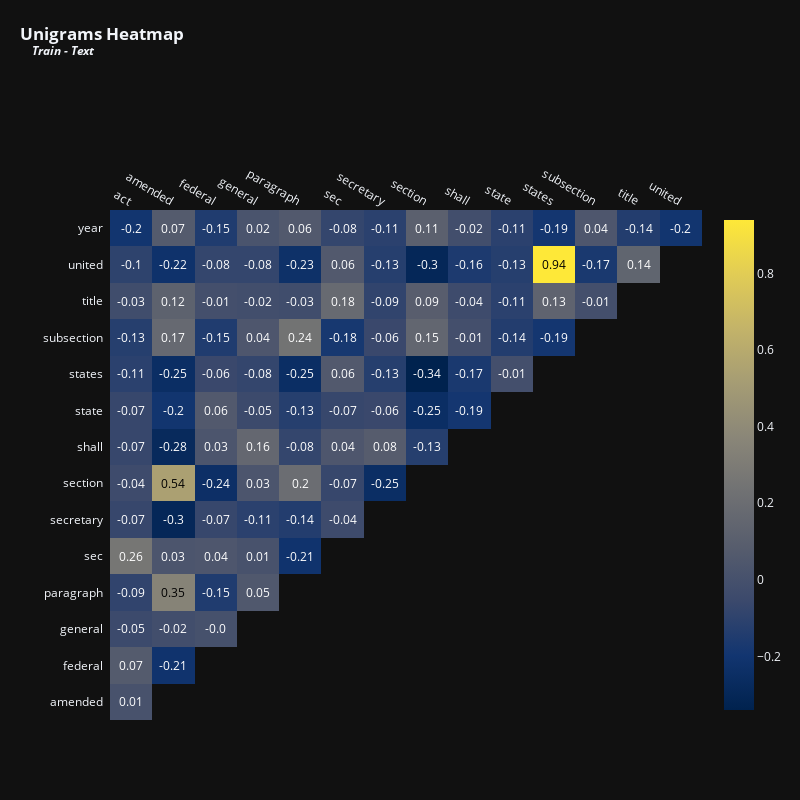

This figure's notebook cell:
### Code cell
vectorize_and_plot(train['text'], (1, 1), 'Unigrams', 'Train - Text')

### Figure 1 — Plotly figure (JSON) as saved in the notebook; plotly's stock layout.template omitted (floating-point values rounded to 4 significant figures)
{"data": [{"colorscale": [[0, "#00224e"], [0.1111, "#123570"], [0.2222, "#3b496c"], [0.3333, "#575d6d"], [0.4444, "#707173"], [0.5556, "#8a8678"], [0.6667, "#a59c74"], [0.7778, "#c3b369"], [0.8889, "#e1cc55"], [1, "#fee838"]], "reversescale": false, "showscale": false, "type": "heatmap", "x": ["act", "amended", "federal", "general", "paragraph", "sec", "secretary", "section", "shall", "state", "states", "subsection", "title", "united"], "y": ["year", "united", "title", "subsection", "states", "state", "shall", "section", "secretary", "sec", "paragraph", "general", "federal", "amended"], "z": [[-0.2, 0.07, -0.15, 0.02, 0.06, -0.08, -0.11, 0.11, -0.02, -0.11, -0.19, 0.04, -0.14, -0.2], [-0.1, -0.22, -0.08, -0.08, -0.23, 0.06, -0.13, -0.3, -0.16, -0.13, 0.94, -0.17, 0.14], [-0.03, 0.12, -0.01, -0.02, -0.03, 0.18, -0.09, 0.09, -0.04, -0.11, 0.13, -0.01], [-0.13, 0.17, -0.15, 0.04, 0.24, -0.18, -0.06, 0.15, -0.01, -0.14, -0.19], [-0.11, -0.25, -0.06, -0.08, -0.25, 0.06, -0.13, -0.34, -0.17, -0.01], [-0.07, -0.2, 0.06, -0.05, -0.13, -0.07, -0.06, -0.25, -0.19], [-0.07, -0.28, 0.03, 0.16, -0.08, 0.04, 0.08, -0.13], [-0.04, 0.54, -0.24, 0.03, 0.2, -0.07, -0.25], [-0.07, -0.3, -0.07, -0.11, -0.14, -0.04], [0.26, 0.03, 0.04, 0.01, -0.21], [-0.09, 0.35, -0.15, 0.05], [-0.05, -0.02, 0], [0.07, -0.21], [0.01]]}, {"colorscale": [[0, "#00224e"], [0.1111, "#123570"], [0.2222, "#3b496c"], [0.3333, "#575d6d"], [0.4444, "#707173"], [0.5556, "#8a8678"], [0.6667, "#a59c74"], [0.7778, "#c3b369"], [0.8889, "#e1cc55"], [1, "#fee838"]], "showscale": true, "type": "heatmap", "visible": true, "z": [[-0.2, 0.07, -0.15, 0.02, 0.06, -0.08, -0.11, 0.11, -0.02, -0.11, -0.19, 0.04, -0.14, -0.2], [-0.1, -0.22, -0.08, -0.08, -0.23, 0.06, -0.13, -0.3, -0.16, -0.13, 0.94, -0.17, 0.14], [-0.03, 0.12, -0.01, -0.02, -0.03, 0.18, -0.09, 0.09, -0.04, -0.11, 0.13, -0.01], [-0.13, 0.17, -0.15, 0.04, 0.24, -0.18, -0.06, 0.15, -0.01, -0.14, -0.19], [-0.11, -0.25, -0.06, -0.08, -0.25, 0.06, -0.13, -0.34, -0.17, -0.01], [-0.07, -0.2, 0.06, -0.05, -0.13, -0.07, -0.06, -0.25, -0.19], [-0.07, -0.28, 0.03, 0.16, -0.08, 0.04, 0.08, -0.13], [-0.04, 0.54, -0.24, 0.03, 0.2, -0.07, -0.25], [-0.07, -0.3, -0.07, -0.11, -0.14, -0.04], [0.26, 0.03, 0.04, 0.01, -0.21], [-0.09, 0.35, -0.15, 0.05], [-0.05, -0.02, 0], [0.07, -0.21], [0.01]]}], "layout": {"annotations": [{"font": {"color": "#FFFFFF", "size": 12}, "showarrow": false, "text": "-0.2", "x": "act", "xref": "x", "y": "year", "yref": "y"}, {"font": {"color": "#FFFFFF", "size": 12}, "showarrow": false, "text": "0.07", "x": "amended", "xref": "x", "y": "year", "yref": "y"}, {"font": {"color": "#FFFFFF", "size": 12}, "showarrow": false, "text": "-0.15", "x": "federal", "xref": "x", "y": "year", "yref": "y"}, {"font": {"color": "#FFFFFF", "size": 12}, "showarrow": false, "text": "0.02", "x": "general", "xref": "x", "y": "year", "yref": "y"}, {"font": {"color": "#FFFFFF", "size": 12}, "showarrow": false, "text": "0.06", "x": "paragraph", "xref": "x", "y": "year", "yref": "y"}, {"font": {"color": "#FFFFFF", "size": 12}, "showarrow": false, "text": "-0.08", "x": "sec", "xref": "x", "y": "year", "yref": "y"}, {"font": {"color": "#FFFFFF", "size": 12}, "showarrow": false, "text": "-0.11", "x": "secretary", "xref": "x", "y": "year", "yref": "y"}, {"font": {"color": "#FFFFFF", "size": 12}, "showarrow": false, "text": "0.11", "x": "section", "xref": "x", "y": "year", "yref": "y"}, {"font": {"color": "#FFFFFF", "size": 12}, "showarrow": false, "text": "-0.02", "x": "shall", "xref": "x", "y": "year", "yref": "y"}, {"font": {"color": "#FFFFFF", "size": 12}, "showarrow": false, "text": "-0.11", "x": "state", "xref": "x", "y": "year", "yref": "y"}, {"font": {"color": "#FFFFFF", "size": 12}, "showarrow": false, "text": "-0.19", "x": "states", "xref": "x", "y": "year", "yref": "y"}, {"font": {"color": "#FFFFFF", "size": 12}, "showarrow": false, "text": "0.04", "x": "subsection", "xref": "x", "y": "year", "yref": "y"}, {"font": {"color": "#FFFFFF", "size": 12}, "showarrow": false, "text": "-0.14", "x": "title", "xref": "x", "y": "year", "yref": "y"}, {"font": {"color": "#FFFFFF", "size": 12}, "showarrow": false, "text": "-0.2", "x": "united", "xref": "x", "y": "year", "yref": "y"}, {"font": {"color": "#FFFFFF", "size": 12}, "showarrow": false, "text": "-0.1", "x": "act", "xref": "x", "y": "united", "yref": "y"}, {"font": {"color": "#FFFFFF", "size": 12}, "showarrow": false, "text": "-0.22", "x": "amended", "xref": "x", "y": "united", "yref": "y"}, {"font": {"color": "#FFFFFF", "size": 12}, "showarrow": false, "text": "-0.08", "x": "federal", "xref": "x", "y": "united", "yref": "y"}, {"font": {"color": "#FFFFFF", "size": 12}, "showarrow": false, "text": "-0.08", "x": "general", "xref": "x", "y": "united", "yref": "y"}, {"font": {"color": "#FFFFFF", "size": 12}, "showarrow": false, "text": "-0.23", "x": "paragraph", "xref": "x", "y": "united", "yref": "y"}, {"font": {"color": "#FFFFFF", "size": 12}, "showarrow": false, "text": "0.06", "x": "sec", "xref": "x", "y": "united", "yref": "y"}, {"font": {"color": "#FFFFFF", "size": 12}, "showarrow": false, "text": "-0.13", "x": "secretary", "xref": "x", "y": "united", "yref": "y"}, {"font": {"color": "#FFFFFF", "size": 12}, "showarrow": false, "text": "-0.3", "x": "section", "xref": "x", "y": "united", "yref": "y"}, {"font": {"color": "#FFFFFF", "size": 12}, "showarrow": false, "text": "-0.16", "x": "shall", "xref": "x", "y": "united", "yref": "y"}, {"font": {"color": "#FFFFFF", "size": 12}, "showarrow": false, "text": "-0.13", "x": "state", "xref": "x", "y": "united", "yref": "y"}, {"font": {"color": "#000000", "size": 12}, "showarrow": false, "text": "0.94", "x": "states", "xref": "x", "y": "united", "yref": "y"}, {"font": {"color": "#FFFFFF", "size": 12}, "showarrow": false, "text": "-0.17", "x": "subsection", "xref": "x", "y": "united", "yref": "y"}, {"font": {"color": "#FFFFFF", "size": 12}, "showarrow": false, "text": "0.14", "x": "title", "xref": "x", "y": "united", "yref": "y"}, {"font": {"color": "#FFFFFF", "size": 12}, "showarrow": false, "text": "-0.03", "x": "act", "xref": "x", "y": "title", "yref": "y"}, {"font": {"color": "#FFFFFF", "size": 12}, "showarrow": false, "text": "0.12", "x": "amended", "xref": "x", "y": "title", "yref": "y"}, {"font": {"color": "#FFFFFF", "size": 12}, "showarrow": false, "text": "-0.01", "x": "federal", "xref": "x", "y": "title", "yref": "y"}, {"font": {"color": "#FFFFFF", "size": 12}, "showarrow": false, "text": "-0.02", "x": "general", "xref": "x", "y": "title", "yref": "y"}, {"font": {"color": "#FFFFFF", "size": 12}, "showarrow": false, "text": "-0.03", "x": "paragraph", "xref": "x", "y": "title", "yref": "y"}, {"font": {"color": "#FFFFFF", "size": 12}, "showarrow": false, "text": "0.18", "x": "sec", "xref": "x", "y": "title", "yref": "y"}, {"font": {"color": "#FFFFFF", "size": 12}, "showarrow": false, "text": "-0.09", "x": "secretary", "xref": "x", "y": "title", "yref": "y"}, {"font": {"color": "#FFFFFF", "size": 12}, "showarrow": false, "text": "0.09", "x": "section", "xref": "x", "y": "title", "yref": "y"}, {"font": {"color": "#FFFFFF", "size": 12}, "showarrow": false, "text": "-0.04", "x": "shall", "xref": "x", "y": "title", "yref": "y"}, {"font": {"color": "#FFFFFF", "size": 12}, "showarrow": false, "text": "-0.11", "x": "state", "xref": "x", "y": "title", "yref": "y"}, {"font": {"color": "#FFFFFF", "size": 12}, "showarrow": false, "text": "0.13", "x": "states", "xref": "x", "y": "title", "yref": "y"}, {"font": {"color": "#FFFFFF", "size": 12}, "showarrow": false, "text": "-0.01", "x": "subsection", "xref": "x", "y": "title", "yref": "y"}, {"font": {"color": "#FFFFFF", "size": 12}, "showarrow": false, "text": "-0.13", "x": "act", "xref": "x", "y": "subsection", "yref": "y"}, {"font": {"color": "#FFFFFF", "size": 12}, "showarrow": false, "text": "0.17", "x": "amended", "xref": "x", "y": "subsection", "yref": "y"}, {"font": {"color": "#FFFFFF", "size": 12}, "showarrow": false, "text": "-0.15", "x": "federal", "xref": "x", "y": "subsection", "yref": "y"}, {"font": {"color": "#FFFFFF", "size": 12}, "showarrow": false, "text": "0.04", "x": "general", "xref": "x", "y": "subsection", "yref": "y"}, {"font": {"color": "#FFFFFF", "size": 12}, "showarrow": false, "text": "0.24", "x": "paragraph", "xref": "x", "y": "subsection", "yref": "y"}, {"font": {"color": "#FFFFFF", "size": 12}, "showarrow": false, "text": "-0.18", "x": "sec", "xref": "x", "y": "subsection", "yref": "y"}, {"font": {"color": "#FFFFFF", "size": 12}, "showarrow": false, "text": "-0.06", "x": "secretary", "xref": "x", "y": "subsection", "yref": "y"}, {"font": {"color": "#FFFFFF", "size": 12}, "showarrow": false, "text": "0.15", "x": "section", "xref": "x", "y": "subsection", "yref": "y"}, {"font": {"color": "#FFFFFF", "size": 12}, "showarrow": false, "text": "-0.01", "x": "shall", "xref": "x", "y": "subsection", "yref": "y"}, {"font": {"color": "#FFFFFF", "size": 12}, "showarrow": false, "text": "-0.14", "x": "state", "xref": "x", "y": "subsection", "yref": "y"}, {"font": {"color": "#FFFFFF", "size": 12}, "showarrow": false, "text": "-0.19", "x": "states", "xref": "x", "y": "subsection", "yref": "y"}, {"font": {"color": "#FFFFFF", "size": 12}, "showarrow": false, "text": "-0.11", "x": "act", "xref": "x", "y": "states", "yref": "y"}, {"font": {"color": "#FFFFFF", "size": 12}, "showarrow": false, "text": "-0.25", "x": "amended", "xref": "x", "y": "states", "yref": "y"}, {"font": {"color": "#FFFFFF", "size": 12}, "showarrow": false, "text": "-0.06", "x": "federal", "xref": "x", "y": "states", "yref": "y"}, {"font": {"color": "#FFFFFF", "size": 12}, "showarrow": false, "text": "-0.08", "x": "general", "xref": "x", "y": "states", "yref": "y"}, {"font": {"color": "#FFFFFF", "size": 12}, "showarrow": false, "text": "-0.25", "x": "paragraph", "xref": "x", "y": "states", "yref": "y"}, {"font": {"color": "#FFFFFF", "size": 12}, "showarrow": false, "text": "0.06", "x": "sec", "xref": "x", "y": "states", "yref": "y"}, {"font": {"color": "#FFFFFF", "size": 12}, "showarrow": false, "text": "-0.13", "x": "secretary", "xref": "x", "y": "states", "yref": "y"}, {"font": {"color": "#FFFFFF", "size": 12}, "showarrow": false, "text": "-0.34", "x": "section", "xref": "x", "y": "states", "yref": "y"}, {"font": {"color": "#FFFFFF", "size": 12}, "showarrow": false, "text": "-0.17", "x": "shall", "xref": "x", "y": "states", "yref": "y"}, {"font": {"color": "#FFFFFF", "size": 12}, "showarrow": false, "text": "-0.01", "x": "state", "xref": "x", "y": "states", "yref": "y"}, {"font": {"color": "#FFFFFF", "size": 12}, "showarrow": false, "text": "-0.07", "x": "act", "xref": "x", "y": "state", "yref": "y"}, {"font": {"color": "#FFFFFF", "size": 12}, "showarrow": false, "text": "-0.2", "x": "amended", "xref": "x", "y": "state", "yref": "y"}, {"font": {"color": "#FFFFFF", "size": 12}, "showarrow": false, "text": "0.06", "x": "federal", "xref": "x", "y": "state", "yref": "y"}, {"font": {"color": "#FFFFFF", "size": 12}, "showarrow": false, "text": "-0.05", "x": "general", "xref": "x", "y": "state", "yref": "y"}, {"font": {"color": "#FFFFFF", "size": 12}, "showarrow": false, "text": "-0.13", "x": "paragraph", "xref": "x", "y": "state", "yref": "y"}, {"font": {"color": "#FFFFFF", "size": 12}, "showarrow": false, "text": "-0.07", "x": "sec", "xref": "x", "y": "state", "yref": "y"}, {"font": {"color": "#FFFFFF", "size": 12}, "showarrow": false, "text": "-0.06", "x": "secretary", "xref": "x", "y": "state", "yref": "y"}, {"font": {"color": "#FFFFFF", "size": 12}, "showarrow": false, "text": "-0.25", "x": "section", "xref": "x", "y": "state", "yref": "y"}, {"font": {"color": "#FFFFFF", "size": 12}, "showarrow": false, "text": "-0.19", "x": "shall", "xref": "x", "y": "state", "yref": "y"}, {"font": {"color": "#FFFFFF", "size": 12}, "showarrow": false, "text": "-0.07", "x": "act", "xref": "x", "y": "shall", "yref": "y"}, {"font": {"color": "#FFFFFF", "size": 12}, "showarrow": false, "text": "-0.28", "x": "amended", "xref": "x", "y": "shall", "yref": "y"}, {"font": {"color": "#FFFFFF", "size": 12}, "showarrow": false, "text": "0.03", "x": "federal", "xref": "x", "y": "shall", "yref": "y"}, {"font": {"color": "#FFFFFF", "size": 12}, "showarrow": false, "text": "0.16", "x": "general", "xref": "x", "y": "shall", "yref": "y"}, {"font": {"color": "#FFFFFF", "size": 12}, "showarrow": false, "text": "-0.08", "x": "paragraph", "xref": "x", "y": "shall", "yref": "y"}, {"font": {"color": "#FFFFFF", "size": 12}, "showarrow": false, "text": "0.04", "x": "sec", "xref": "x", "y": "shall", "yref": "y"}, {"font": {"color": "#FFFFFF", "size": 12}, "showarrow": false, "text": "0.08", "x": "secretary", "xref": "x", "y": "shall", "yref": "y"}, {"font": {"color": "#FFFFFF", "size": 12}, "showarrow": false, "text": "-0.13", "x": "section", "xref": "x", "y": "shall", "yref": "y"}, {"font": {"color": "#FFFFFF", "size": 12}, "showarrow": false, "text": "-0.04", "x": "act", "xref": "x", "y": "section", "yref": "y"}, {"font": {"color": "#000000", "size": 12}, "showarrow": false, "text": "0.54", "x": "amended", "xref": "x", "y": "section", "yref": "y"}, {"font": {"color": "#FFFFFF", "size": 12}, "showarrow": false, "text": "-0.24", "x": "federal", "xref": "x", "y": "section", "yref": "y"}, {"font": {"color": "#FFFFFF", "size": 12}, "showarrow": false, "text": "0.03", "x": "general", "xref": "x", "y": "section", "yref": "y"}, {"font": {"color": "#FFFFFF", "size": 12}, "showarrow": false, "text": "0.2", "x": "paragraph", "xref": "x", "y": "section", "yref": "y"}, {"font": {"color": "#FFFFFF", "size": 12}, "showarrow": false, "text": "-0.07", "x": "sec", "xref": "x", "y": "section", "yref": "y"}, {"font": {"color": "#FFFFFF", "size": 12}, "showarrow": false, "text": "-0.25", "x": "secretary", "xref": "x", "y": "section", "yref": "y"}, {"font": {"color": "#FFFFFF", "size": 12}, "showarrow": false, "text": "-0.07", "x": "act", "xref": "x", "y": "secretary", "yref": "y"}, {"font": {"color": "#FFFFFF", "size": 12}, "showarrow": false, "text": "-0.3", "x": "amended", "xref": "x", "y": "secretary", "yref": "y"}, {"font": {"color": "#FFFFFF", "size": 12}, "showarrow": false, "text": "-0.07", "x": "federal", "xref": "x", "y": "secretary", "yref": "y"}, {"font": {"color": "#FFFFFF", "size": 12}, "showarrow": false, "text": "-0.11", "x": "general", "xref": "x", "y": "secretary", "yref": "y"}, {"font": {"color": "#FFFFFF", "size": 12}, "showarrow": false, "text": "-0.14", "x": "paragraph", "xref": "x", "y": "secretary", "yref": "y"}, {"font": {"color": "#FFFFFF", "size": 12}, "showarrow": false, "text": "-0.04", "x": "sec", "xref": "x", "y": "secretary", "yref": "y"}, {"font": {"color": "#FFFFFF", "size": 12}, "showarrow": false, "text": "0.26", "x": "act", "xref": "x", "y": "sec", "yref": "y"}, {"font": {"color": "#FFFFFF", "size": 12}, "showarrow": false, "text": "0.03", "x": "amended", "xref": "x", "y": "sec", "yref": "y"}, {"font": {"color": "#FFFFFF", "size": 12}, "showarrow": false, "text": "0.04", "x": "federal", "xref": "x", "y": "sec", "yref": "y"}, {"font": {"color": "#FFFFFF", "size": 12}, "showarrow": false, "text": "0.01", "x": "general", "xref": "x", "y": "sec", "yref": "y"}, {"font": {"color": "#FFFFFF", "size": 12}, "showarrow": false, "text": "-0.21", "x": "paragraph", "xref": "x", "y": "sec", "yref": "y"}, {"font": {"color": "#FFFFFF", "size": 12}, "showarrow": false, "text": "-0.09", "x": "act", "xref": "x", "y": "paragraph", "yref": "y"}, {"font": {"color": "#000000", "size": 12}, "showarrow": false, "text": "0.35", "x": "amended", "xref": "x", "y": "paragraph", "yref": "y"}, {"font": {"color": "#FFFFFF", "size": 12}, "showarrow": false, "text": "-0.15", "x": "federal", "xref": "x", "y": "paragraph", "yref": "y"}, {"font": {"color": "#FFFFFF", "size": 12}, "showarrow": false, "text": "0.05", "x": "general", "xref": "x", "y": "paragraph", "yref": "y"}, {"font": {"color": "#FFFFFF", "size": 12}, "showarrow": false, "text": "-0.05", "x": "act", "xref": "x", "y": "general", "yref": "y"}, {"font": {"color": "#FFFFFF", "size": 12}, "showarrow": false, "text": "-0.02", "x": "amended", "xref": "x", "y": "general", "yref": "y"}, {"font": {"color": "#FFFFFF", "size": 12}, "showarrow": false, "text": "-0.0", "x": "federal", "xref": "x", "y": "general", "yref": "y"}, {"font": {"color": "#FFFFFF", "size": 12}, "showarrow": false, "text": "0.07", "x": "act", "xref": "x", "y": "federal", "yref": "y"}, {"font": {"color": "#FFFFFF", "size": 12}, "showarrow": false, "text": "-0.21", "x": "amended", "xref": "x", "y": "federal", "yref": "y"}, {"font": {"color": "#FFFFFF", "size": 12}, "showarrow": false, "text": "0.01", "x": "act", "xref": "x", "y": "amended", "yref": "y"}], "height": 800, "margin": {"l": 110, "t": 210}, "title": {"text": "<b>Unigrams Heatmap<br><sup>&nbsp;&nbsp;&nbsp;&nbsp;<i>Train - Text</i></sup></b>", "x": 0.025, "xanchor": "left", "y": 0.95}, "width": 800, "xaxis": {"dtick": 1, "gridcolor": "rgb(0, 0, 0)", "showgrid": false, "side": "top", "ticks": ""}, "yaxis": {"autorange": "reversed", "dtick": 1, "showgrid": false, "ticks": "", "ticksuffix": "  "}}}
